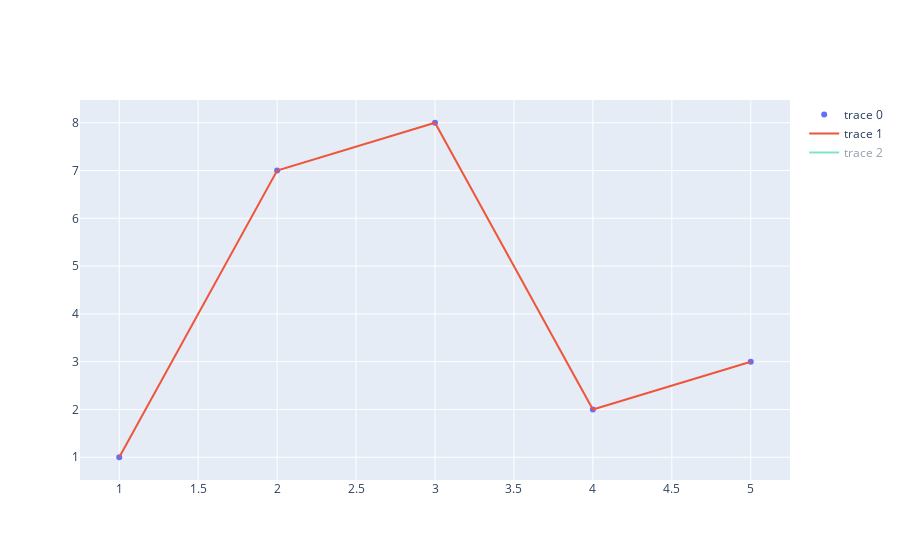

The cell this chart's notebook holds for it:
### Code cell
fig.add_trace(go.Scatter(x=[1,2,3,4,5],y=[1,7,8,2,3], mode = 'lines'))

### Figure 1 — Plotly figure (JSON) as saved in the notebook; plotly's stock layout.template omitted (floating-point values rounded to 4 significant figures)
{"data": [{"mode": "markers", "type": "scatter", "x": [1, 2, 3, 4, 5], "y": [1, 7, 8, 2, 3]}, {"mode": "lines", "type": "scatter", "visible": true, "x": [1, 2, 3, 4, 5], "y": [1, 7, 8, 2, 3]}, {"mode": "lines", "type": "scatter", "visible": "legendonly", "x": [1, 2, 3, 4, 5], "y": [1, 7, 8, 2, 3]}], "layout": {"autosize": true, "xaxis": {"autorange": true, "range": [0.7379, 5.262], "type": "linear"}, "yaxis": {"autorange": true, "range": [0.4223, 8.578], "type": "linear"}}}
